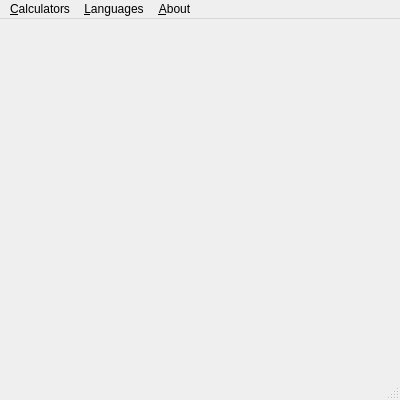
<?xml version="1.0" encoding="UTF-8"?>
<ui version="4.0">
 <class>MainWindow</class>
 <widget class="QMainWindow" name="MainWindow">
  <property name="geometry">
   <rect>
    <x>0</x>
    <y>0</y>
    <width>400</width>
    <height>400</height>
   </rect>
  </property>
  <property name="windowTitle">
   <string>Forex Calculator</string>
  </property>
  <property name="windowIcon">
   <iconset theme="system-help"/>
  </property>
  <widget class="QWidget" name="centralwidget">
   <widget class="QStackedWidget" name="stackedWidget">
    <property name="geometry">
     <rect>
      <x>6</x>
      <y>3</y>
      <width>391</width>
      <height>371</height>
     </rect>
    </property>
    <property name="currentIndex">
     <number>0</number>
    </property>
    <widget class="QWidget" name="page"/>
    <widget class="QWidget" name="page_2"/>
   </widget>
  </widget>
  <widget class="QMenuBar" name="menubar">
   <property name="geometry">
    <rect>
     <x>0</x>
     <y>0</y>
     <width>400</width>
     <height>22</height>
    </rect>
   </property>
   <widget class="QMenu" name="menuCalculators">
    <property name="title">
     <string>&amp;Calculators</string>
    </property>
    <addaction name="actionBreak_Even_Calculator"/>
    <addaction name="actionCompound_Interest_Calculator"/>
    <addaction name="actionCurrency_Converter"/>
    <addaction name="actionFibonacci_Calculator"/>
    <addaction name="actionLot_Size_Calculator"/>
    <addaction name="actionMargin_calculator"/>
    <addaction name="actionPip_calculator"/>
    <addaction name="actionPosition_Size_Calculator"/>
    <addaction name="actionProfit_and_Loss_Calculator"/>
    <addaction name="actionRisk_Management_Calculator"/>
    <addaction name="actionRisk_Reward_Calculator"/>
    <addaction name="actionSwap_Calculator"/>
    <addaction name="actionVolatility_Calculator"/>
   </widget>
   <widget class="QMenu" name="menuLanguages">
    <property name="title">
     <string>&amp;Languages</string>
    </property>
    <widget class="QMenu" name="menuAsian_2">
     <property name="title">
      <string>Asian</string>
     </property>
     <addaction name="actionHindi_2"/>
     <addaction name="actionBengali_2"/>
     <addaction name="actionJapanese_2"/>
     <addaction name="actionKorean_2"/>
     <addaction name="actionVietnamese_2"/>
     <addaction name="actionThai_2"/>
    </widget>
    <widget class="QMenu" name="menuEuropean">
     <property name="title">
      <string>European</string>
     </property>
     <addaction name="actionFrench_2"/>
     <addaction name="actionGerman_2"/>
     <addaction name="actionRussian_2"/>
     <addaction name="actionPortuguese_2"/>
     <addaction name="actionItalian"/>
    </widget>
    <widget class="QMenu" name="menuMiddle_Eastern">
     <property name="title">
      <string>Middle Eastern</string>
     </property>
     <addaction name="actionPersian_Farsi"/>
     <addaction name="actionTurkish"/>
     <addaction name="actionHebrew"/>
     <addaction name="actionPashto"/>
    </widget>
    <widget class="QMenu" name="menuAfrican">
     <property name="title">
      <string>African</string>
     </property>
     <addaction name="actionSwahili"/>
     <addaction name="actionHausa"/>
     <addaction name="actionAmharic"/>
     <addaction name="actionYoruba"/>
     <addaction name="actionZulu"/>
    </widget>
    <widget class="QMenu" name="menuIndigenous">
     <property name="title">
      <string>Indigenous</string>
     </property>
     <addaction name="actionHaitian_Creole"/>
     <addaction name="actionGuarani"/>
     <addaction name="actionNahuatl"/>
    </widget>
    <addaction name="actionEnglish"/>
    <addaction name="actionSpanish"/>
    <addaction name="actionChinese_2"/>
    <addaction name="actionArabic"/>
    <addaction name="separator"/>
    <addaction name="menuAsian_2"/>
    <addaction name="menuEuropean"/>
    <addaction name="menuMiddle_Eastern"/>
    <addaction name="menuAfrican"/>
    <addaction name="menuIndigenous"/>
   </widget>
   <widget class="QMenu" name="menuAbout">
    <property name="title">
     <string>&amp;About</string>
    </property>
    <addaction name="aboutQt"/>
    <addaction name="aboutForexCalculator"/>
   </widget>
   <addaction name="menuCalculators"/>
   <addaction name="menuLanguages"/>
   <addaction name="menuAbout"/>
  </widget>
  <widget class="QStatusBar" name="statusbar"/>
  <action name="aboutQt">
   <property name="text">
    <string>About Qt</string>
   </property>
  </action>
  <action name="aboutForexCalculator">
   <property name="text">
    <string>About Forex Calculator</string>
   </property>
  </action>
  <action name="actionPip_calculator">
   <property name="text">
    <string>Pip Calculator</string>
   </property>
   <property name="shortcut">
    <string>Ctrl+P</string>
   </property>
  </action>
  <action name="actionMargin_calculator">
   <property name="text">
    <string>Margin Calculator</string>
   </property>
   <property name="shortcut">
    <string>Ctrl+M</string>
   </property>
  </action>
  <action name="actionLot_Size_Calculator">
   <property name="text">
    <string>Lot Size Calculator</string>
   </property>
   <property name="shortcut">
    <string>Ctrl+L</string>
   </property>
  </action>
  <action name="actionProfit_and_Loss_Calculator">
   <property name="text">
    <string>Profit and Loss Calculator</string>
   </property>
   <property name="shortcut">
    <string>Ctrl+T</string>
   </property>
  </action>
  <action name="actionPosition_Size_Calculator">
   <property name="text">
    <string>Position Size Calculator</string>
   </property>
   <property name="shortcut">
    <string>Ctrl+O</string>
   </property>
  </action>
  <action name="actionRisk_Reward_Calculator">
   <property name="text">
    <string>Risk/Reward Calculator</string>
   </property>
   <property name="shortcut">
    <string>Ctrl+R</string>
   </property>
  </action>
  <action name="actionSwap_Calculator">
   <property name="text">
    <string>Swap Calculator</string>
   </property>
   <property name="shortcut">
    <string>Ctrl+S</string>
   </property>
  </action>
  <action name="actionCurrency_Converter">
   <property name="text">
    <string>Currency Converter</string>
   </property>
   <property name="shortcut">
    <string>Ctrl+Y</string>
   </property>
  </action>
  <action name="actionFibonacci_Calculator">
   <property name="text">
    <string>Fibonacci Calculator</string>
   </property>
   <property name="shortcut">
    <string>Ctrl+F</string>
   </property>
  </action>
  <action name="actionVolatility_Calculator">
   <property name="text">
    <string>Volatility Calculator</string>
   </property>
   <property name="shortcut">
    <string>Ctrl+V</string>
   </property>
  </action>
  <action name="actionBreak_Even_Calculator">
   <property name="text">
    <string>Break-Even Calculator</string>
   </property>
   <property name="shortcut">
    <string>Ctrl+B</string>
   </property>
  </action>
  <action name="actionCompound_Interest_Calculator">
   <property name="text">
    <string>Compound Interest Calculator</string>
   </property>
   <property name="shortcut">
    <string>Ctrl+U</string>
   </property>
  </action>
  <action name="actionEnglish">
   <property name="text">
    <string>English</string>
   </property>
  </action>
  <action name="actionSpanish">
   <property name="text">
    <string>Spanish</string>
   </property>
  </action>
  <action name="actionChinese_2">
   <property name="text">
    <string>Chinese</string>
   </property>
  </action>
  <action name="actionArabic">
   <property name="text">
    <string>Arabic</string>
   </property>
  </action>
  <action name="actionRussian">
   <property name="text">
    <string>Russian</string>
   </property>
  </action>
  <action name="actionPortuguese">
   <property name="text">
    <string>Portuguese</string>
   </property>
  </action>
  <action name="actionGerman">
   <property name="text">
    <string>German</string>
   </property>
  </action>
  <action name="actionJapanese">
   <property name="text">
    <string>Japanese</string>
   </property>
  </action>
  <action name="actionHindi">
   <property name="text">
    <string>Hindi</string>
   </property>
  </action>
  <action name="actionBengali">
   <property name="text">
    <string>Bengali</string>
   </property>
  </action>
  <action name="actionPunjabi">
   <property name="text">
    <string>Punjabi</string>
   </property>
  </action>
  <action name="actionUrdu">
   <property name="text">
    <string>Urdu</string>
   </property>
  </action>
  <action name="actionVietnamese">
   <property name="text">
    <string>Vietnamese</string>
   </property>
  </action>
  <action name="actionIndonesian_Bahasa_Indonesia">
   <property name="text">
    <string>Indonesian (Bahasa Indonesia)</string>
   </property>
  </action>
  <action name="actionTagalog_Filipino">
   <property name="text">
    <string>Tagalog (Filipino)</string>
   </property>
  </action>
  <action name="actionKorean">
   <property name="text">
    <string>Korean</string>
   </property>
  </action>
  <action name="actionTamil">
   <property name="text">
    <string>Tamil</string>
   </property>
  </action>
  <action name="actionThai">
   <property name="text">
    <string>Thai</string>
   </property>
  </action>
  <action name="actionBurmese">
   <property name="text">
    <string>Burmese</string>
   </property>
  </action>
  <action name="actionKhmer">
   <property name="text">
    <string>Khmer</string>
   </property>
  </action>
  <action name="actionNepali">
   <property name="text">
    <string>Nepali</string>
   </property>
  </action>
  <action name="actionHindi_2">
   <property name="text">
    <string>Hindi</string>
   </property>
  </action>
  <action name="actionBengali_2">
   <property name="text">
    <string>Bengali</string>
   </property>
  </action>
  <action name="actionJapanese_2">
   <property name="text">
    <string>Japanese</string>
   </property>
  </action>
  <action name="actionKorean_2">
   <property name="text">
    <string>Korean</string>
   </property>
  </action>
  <action name="actionVietnamese_2">
   <property name="text">
    <string>Vietnamese</string>
   </property>
  </action>
  <action name="actionThai_2">
   <property name="text">
    <string>Thai</string>
   </property>
  </action>
  <action name="actionFrench_2">
   <property name="text">
    <string>French</string>
   </property>
  </action>
  <action name="actionGerman_2">
   <property name="text">
    <string>German</string>
   </property>
  </action>
  <action name="actionRussian_2">
   <property name="text">
    <string>Russian</string>
   </property>
  </action>
  <action name="actionPortuguese_2">
   <property name="text">
    <string>Portuguese</string>
   </property>
  </action>
  <action name="actionItalian">
   <property name="text">
    <string>Italian</string>
   </property>
  </action>
  <action name="actionPersian_Farsi">
   <property name="text">
    <string>Persian (Farsi)</string>
   </property>
  </action>
  <action name="actionTurkish">
   <property name="text">
    <string>Turkish</string>
   </property>
  </action>
  <action name="actionHebrew">
   <property name="text">
    <string>Hebrew</string>
   </property>
  </action>
  <action name="actionPashto">
   <property name="text">
    <string>Pashto</string>
   </property>
  </action>
  <action name="actionSwahili">
   <property name="text">
    <string>Swahili</string>
   </property>
  </action>
  <action name="actionAmharic">
   <property name="text">
    <string>Amharic</string>
   </property>
  </action>
  <action name="actionHausa">
   <property name="text">
    <string>Hausa</string>
   </property>
  </action>
  <action name="actionYoruba">
   <property name="text">
    <string>Yoruba</string>
   </property>
  </action>
  <action name="actionZulu">
   <property name="text">
    <string>Zulu</string>
   </property>
  </action>
  <action name="actionHaitian_Creole">
   <property name="text">
    <string>Haitian Creole</string>
   </property>
  </action>
  <action name="actionGuarani">
   <property name="text">
    <string>Guarani</string>
   </property>
  </action>
  <action name="actionNahuatl">
   <property name="text">
    <string>Nahuatl</string>
   </property>
  </action>
  <action name="actionRisk_Management_Calculator">
   <property name="text">
    <string>Risk Management Calculator</string>
   </property>
   <property name="shortcut">
    <string>Ctrl+M</string>
   </property>
  </action>
 </widget>
 <resources/>
 <connections/>
</ui>
